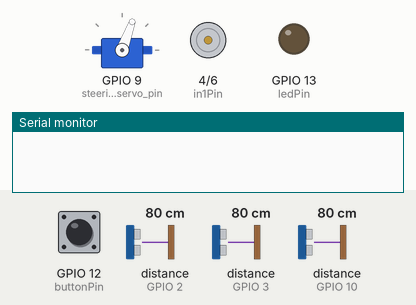
Recording of a sketch running on a simulated ESP32-S3. On the bench: servo, motor-driver pin pairs drawn as motors (green arrow = first pin HIGH = forward, orange = second pin HIGH = backward, longer = more drive, scaled by the enable pin), output pins drawn as LEDs (lit = HIGH), the last lines printed to the serial monitor. The test bench sets the inputs (shaded band); at power-on: GPIO 12 (buttonPin) HIGH, distance to the obstacle (sensors on GPIO 2, GPIO 10, GPIO 3) 80 cm.

Above: at 1.2 s.
1.3 s: GPIO 12 (buttonPin) pulled LOW for 1 s
At 3.5 s:
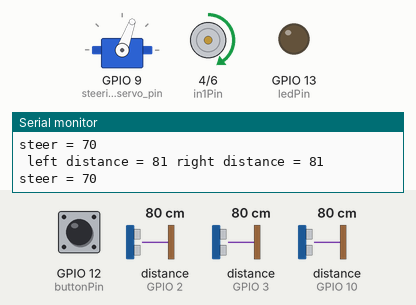
4.3 s: distance to the obstacle (sensor on GPIO 2) set to 35 cm
At 5.1 s:
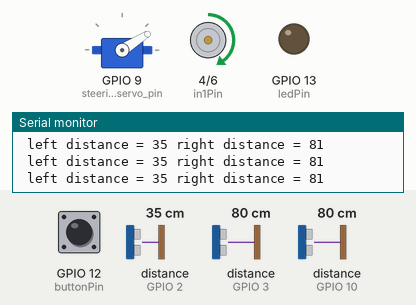
5.8 s: distance to the obstacle (sensor on GPIO 10) set to 68 cm
8.8 s: distance to the obstacle (sensor on GPIO 10) set to 60 cm
At 9.7 s:
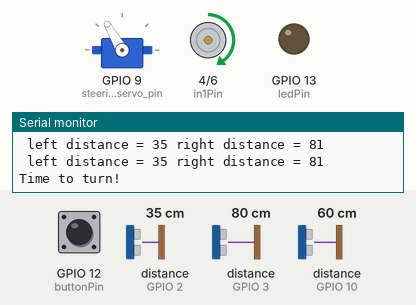
10.3 s: GPIO 12 (buttonPin) pulled LOW for 0.15 s
At 11.0 s:
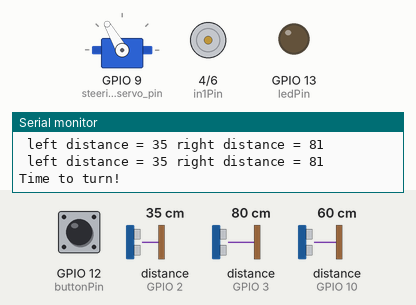
12.0 s: GPIO 12 (buttonPin) pulled LOW for 0.15 s
At 12.1 s:
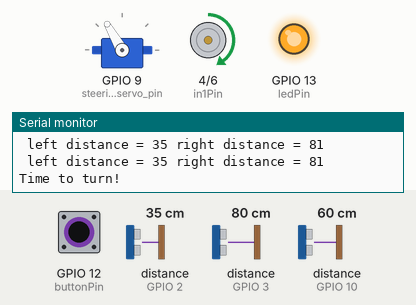
Timing chart, 0 to 14.7 s (numbered marks = the images above; inputs shaded):
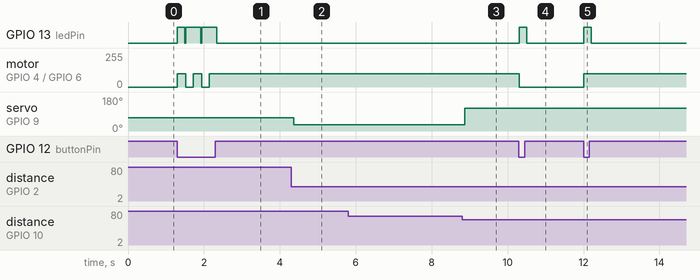

The sketch:

main.ino
```cpp
#include "sonar_sensor.h"
#include "motors.h"
#include "servo_motor.h"
#include "button.h"


void setup() {
  Serial.begin(9600);  // Open serial monitor at 115200 baud to see ping results.
  steering_servo.attach(steering_servo_pin);

  pinMode(pwmPin, OUTPUT);
  pinMode(in1Pin, OUTPUT);
  pinMode(in2Pin, OUTPUT);
  pinMode(buttonPin, INPUT_PULLUP);
  pinMode(ledPin, OUTPUT);

  steering_servo.write(midAngle);
}


double error = 0;

int setPoint = 0;  //Setpoint for the difference between the readings of the left and right sonar.

double maxError = 60;  // Considering that the maximum difference
                       //  of reading of the two sensors is 20 cm in the tunnel


void loop() {
  checkButton();
  byte steer_angle = 0;
  if (gameStarted == 1) {
    int frontDistance = middleSonar.ping_cm();
    int leftDistance = leftSonar.ping_cm();
    int rightDistance = rightSonar.ping_cm();
     Serial.print(" left distance = ");
  Serial.print(leftDistance);
   Serial.print(" right distance = ");
  Serial.print(rightDistance);
  Serial.println();
    if (frontDistance != 0 && frontDistance < frontDistanceThreshold) {
      Serial.println("Time to turn!");
      steering_servo.write(leftAngle);
      while (middleSonar.ping_cm() != 0) {
        checkButton();
        delay(30);
        //Serial.println("In the while loop");
      }
      steering_servo.write(midAngle);
    } else if ( leftDistance >= rightDistance) {
      error = leftDistance - rightDistance;
      steer_angle = (error / maxError) * halfAngleRange;
      steer_angle = midAngle + steer_angle;
      Serial.print("steer = ");
      Serial.print(steer_angle);
      Serial.println();
    } else if (leftDistance  < rightDistance) {
      error = rightDistance - leftDistance ;
      steer_angle = (error / maxError) * halfAngleRange;
      steer_angle = midAngle - steer_angle;
     // Serial.println("Calculating right going angle.");
    }
    //erial.println(steer_angle);
    if (steer_angle <= leftAngle and steer_angle >= rightAngle) {
      steering_servo.write(steer_angle);
    }
  }


}
```

button.h
```cpp
#define buttonPin 12
#define ledPin    13
byte gameStarted = 0;


void checkButton()
{
  if (digitalRead(buttonPin) == LOW) {
    delay(1); //debounce delay
    digitalWrite(ledPin, HIGH);
    if(gameStarted==1)
    {
      goForward(0);
      gameStarted = 0;
    } else {
      goForward(forwardSpeed);
      gameStarted = 1;
    }

    delay(200);
    digitalWrite(ledPin, LOW);
  }
}
```

motors.h
```cpp
// Pin definitions
#define pwmPin 5 // PWM pin for motor speed
#define in1Pin 4 // Direction control
#define in2Pin 6 // Direction control


#define forwardSpeed 100

void goForward(int speed)
{
    digitalWrite(in1Pin, HIGH);
    digitalWrite(in2Pin, LOW);
    analogWrite(pwmPin, speed);
}
```

servo_motor.h
```cpp
#include <Servo.h>

Servo steering_servo;
#define steering_servo_pin 9
#define rightAngle 20
#define midAngle 70
#define leftAngle 120
double halfAngleRange = 50;
```

sonar_sensor.h
```cpp
#include <NewPing.h>
///////////////////////////////////////////////////////////////////////// ---------------------------------------------------------------------------
// Example NewPing library sketch that pings 3 sensors 20 times a second.
// ---------------------------------------------------------------------------

#define MAX_DISTANCE 100 // Maximum distance (in cm) to ping.
#define frontDistanceThreshold 65 //cm

NewPing middleSonar = NewPing(10, 10, MAX_DISTANCE);
NewPing leftSonar = NewPing(2, 2, MAX_DISTANCE);
NewPing rightSonar = NewPing(3, 3, MAX_DISTANCE); 
```

Measured:
- the behaviour switches between 64 and 63 cm on distance to the obstacle (sensor on GPIO 10) (found by bisection; images 2 and 3)
- after the input at 1.3 s, GPIO 13 (ledPin): LOW → HIGH at once, then repeats every 0.42 s: LOW 0.02 s, HIGH 0.40 s, until it stays LOW from 2.3 s; motor on GPIO 4 (in1Pin) / GPIO 6 (in2Pin): alternates forward 100/255 for 0.22 s and stopped for 0.20 s, 5 changes in all, then stays forward 100/255, starting at once
- after the input at 4.3 s, servo on GPIO 9 (steering_servo_pin): 70° → 32° after 0.07 s
- after the input at 8.8 s, servo on GPIO 9 (steering_servo_pin): 32° → 120° after 0.07 s
- after the input at 10.3 s, GPIO 13 (ledPin): LOW → HIGH at once, → LOW 0.20 s later; motor on GPIO 4 (in1Pin) / GPIO 6 (in2Pin): forward 100/255 → stopped at once
- after the input at 12.0 s, GPIO 13 (ledPin): LOW → HIGH at once, → LOW 0.20 s later; motor on GPIO 4 (in1Pin) / GPIO 6 (in2Pin): stopped → forward 100/255 at once
